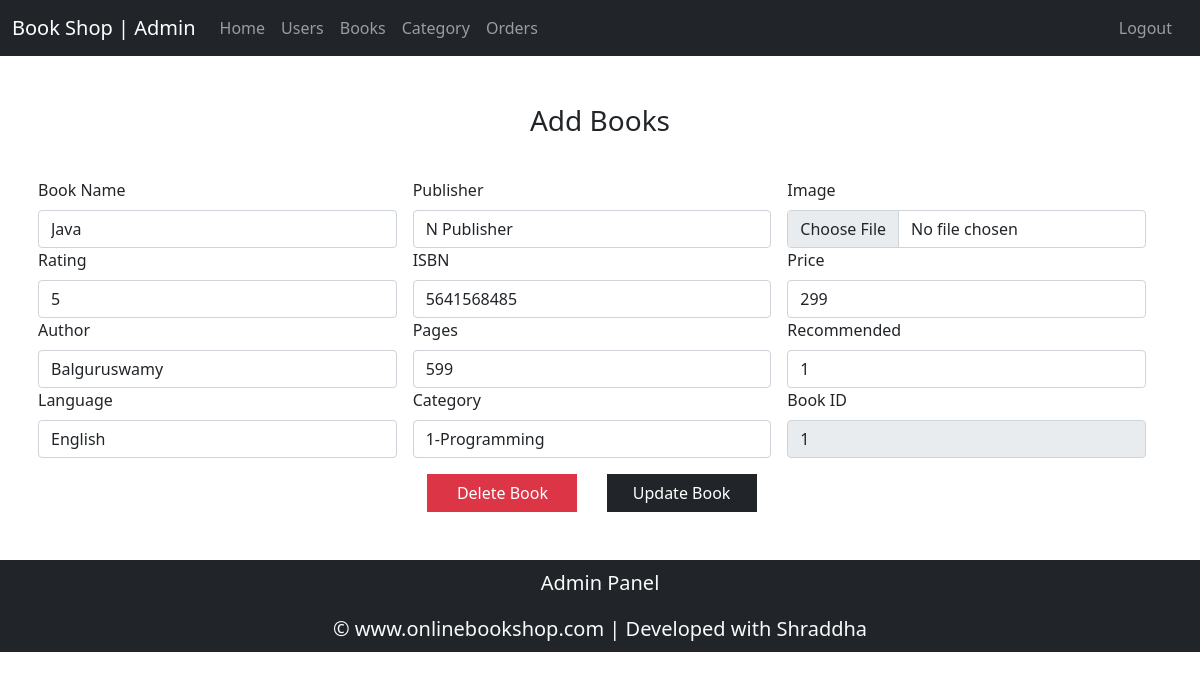
The app's page /admin/updatebook.php?id=1 (signed in) with its own data.
### tables this page shows
CREATE TABLE `books` (
  `id` int(11) NOT NULL,
  `name` varchar(100) NOT NULL,
  `rating` int(11) NOT NULL,
  `author` varchar(100) NOT NULL,
  `lang` varchar(100) NOT NULL,
  `publisher` varchar(100) NOT NULL,
  `isbn` varchar(100) NOT NULL,
  `pages` int(11) NOT NULL,
  `category_id` int(11) NOT NULL,
  `category_name` varchar(100) NOT NULL,
  `image` varchar(100) NOT NULL,
  `price` float NOT NULL,
  `recommended` int(11) NOT NULL DEFAULT 0
);

### admin/updatebook.php (the view, shortened to what this page needs)
<?php include('header.php');
include "../db/config.php";
$id = $_GET['id'];
$name = $rating = $author = $language = $publisher = $isbn = $pages = $category = $image = "";
$price = $recommended = $category_id = "";
$sql = "SELECT * FROM books where id = $id";
$res = mysqli_query($conn, $sql);
if($res == TRUE)
{
    $count = mysqli_num_rows($res);
    if($count > 0)
    {
        while($rows = mysqli_fetch_assoc($res) )
        {
                    $name = $rows['name'];
                    $rating = $rows['rating'];
                    $author =   $rows['author'];
                    $language =   $rows['lang'];
                    $publisher =  $rows['publisher'];
                    $isbn =  $rows['isbn'];
                    $pages =  $rows['pages'];
                    $category_name =   $rows['category_name'];
                    $category_id = $rows['category_id'];
                    $image =   $rows['image'];
                    $price =   $rows['price'];
                    $recommended =   $rows['recommended'];
        }
       }
   }
   ?>
<div class="container" >
    <h3 class="text-center pt-5">Add Books </h3>
          <div class="row">
          <form method="post" action="<?php echo htmlspecialchars($_SERVER["PHP_SELF"]);?>" class="row g-3 needs-validation" enctype="multipart/form-data" novalidate>
            <div class="col-sm-4 ">
            <div class="col-md-12">
                        <label for="validationCustom01" class="form-label">Book Name</label>
                        <input type="text" class="form-control" name="book_name" value="<?php echo $name; ?>" id="validationCustom01"  required>
            </div>
            <div class="col-md-12">
                        <label for="validationCustom01" class="form-label">Rating</label>
                        <input type="number" class="form-control" value="<?php echo $rating; ?>" name="rating" id="validationCustom01"  required>
            </div>
            <div class="col-md-12">
                        <label for="validationCustom01" class="form-label">Author</label>
                        <input type="text" class="form-control" name="author" value="<?php echo $author; ?>" id="validationCustom01"  required>
            </div>
            <div class="col-md-12">
                        <label for="validationCustom01" class="form-label">Language</label>
                        <input type="text" class="form-control" name="lang" value="<?php echo $language; ?>" id="validationCustom01"  required>
            </div>
            </div>
              <div class="col-sm-4">
                    <div class="col-md-12">
                        <label for="validationCustom01" class="form-label">Publisher</label>
                        <input type="text" class="form-control" name="publisher" value="<?php echo $publisher; ?>" id="validationCustom01"  required>
                      </div>
                    <div class="col-md-12">
                      <label for="validationCustom01" class="form-label">ISBN</label>
                      <input type="text" class="form-control" value="<?php echo $isbn; ?>" name="isbn" id="validationCustom01"  required>
                    </div>
                    <div class="col-md-12">
                        <label for="validationCustom01" class="form-label">Pages</label>
                        <input type="number" class="form-control" name="pages" value="<?php echo $pages; ?>" id="validationCustom01"  required>
                      </div>
                      <div class="col-md-12">
                        <label for="validationCustom01" class="form-label">Category</label>
                        <select class="form-control" name="category" id="validationCustom01"   required >
                        <option selected><?php echo $category_id; ?>-<?php echo $category_name; ?></option>
                          </select>
                      </div>
              </div>
              <div class="col-sm-4 ">
                    <div class="col-md-12">
                        <label for="validationCustom01" class="form-label">Image</label>
                        <input type="file" class="form-control"  value="<?php echo $image; ?>" name="image">
                      </div>
                      <div class="col-md-12">
                        <label for="validationCustom01" class="form-label">Price</label>
                        <input type="number" class="form-control" value="<?php echo $price; ?>" name="price" id="validationCustom01"  required>
                      </div>
                      <div class="col-md-12">
                        <label for="validationCustom01" class="form-label">Recommended</label>
                        <input type="number" class="form-control" name="recommended" value="<?php echo $recommended; ?>" id="validationCustom01"  required>
                      </div>
                      <div class="col-md-12">
                        <label for="validationCustom01" class="form-label">Book ID</label>
                        <input type="number" readonly  class="form-control" name="book_id" value="<?php echo $id; ?>" id="validationCustom01"  required>
            </div>
              </div>
              <div class="col-12 d-flex justify-content-center">
              <button style="width: 150px;" class="square mb-5  btn btn-block btn-danger" type="button">
              <a href="deletebook.php?id=<?php echo $id; ?>" style="text-decoration:none; color:white;">Delete Book</a>
              </button>
                        <button style="width: 150px;" class="square mb-5  btn btn-block btn-dark" type="submit">Update Book</button>
            </div>
              </form>
          </div>
      </div>
<?php include('footer.php'); ?>

### css/style.css (style rules this page uses)
* { margin: 0; padding: 0; box-sizing: border-box; }
.square { border-radius: 0 !important; }

### records on screen
books: book_name "Java", rating "5", author "Balguruswamy", lang "English", publisher "N Publisher", isbn "5641568485", pages "599", category "1-Programming", price "299", recommended "1"
